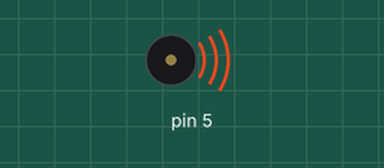
Bench run of a sketch on a simulated Arduino Uno, built with avr-gcc and run on an emulated ATmega328P. Parts: buzzer (waves = sounding).

Above: at 0.1 s.
At 2.7 s:
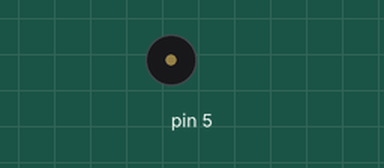
Timing chart, 0 to 3.0 s (numbered marks = the images above):
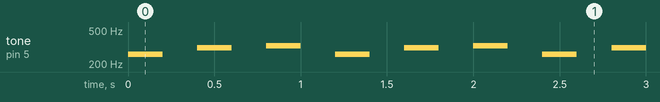

Measured:
- by itself, tone on pin 5: repeats every 1.2 s: silent 0.20 s, 311 Hz 0.20 s, silent 0.20 s, 329 Hz 0.20 s, silent 0.20 s, 261 Hz 0.20 s

The sketch:

8.Buzzer.ino
```cpp
void setup() {
  // put your setup code here, to run once:
  pinMode(5, OUTPUT);
}

void loop() {
  // put your main code here, to run repeatedly:
  tone(5, 261.6); // 도
  delay(200); noTone(5); delay(200);
  tone(5, 311.1); // 레
  delay(200); noTone(5); delay(200);
  tone(5, 329.6); // 미
  delay(200); noTone(5); delay(200);
}
```
